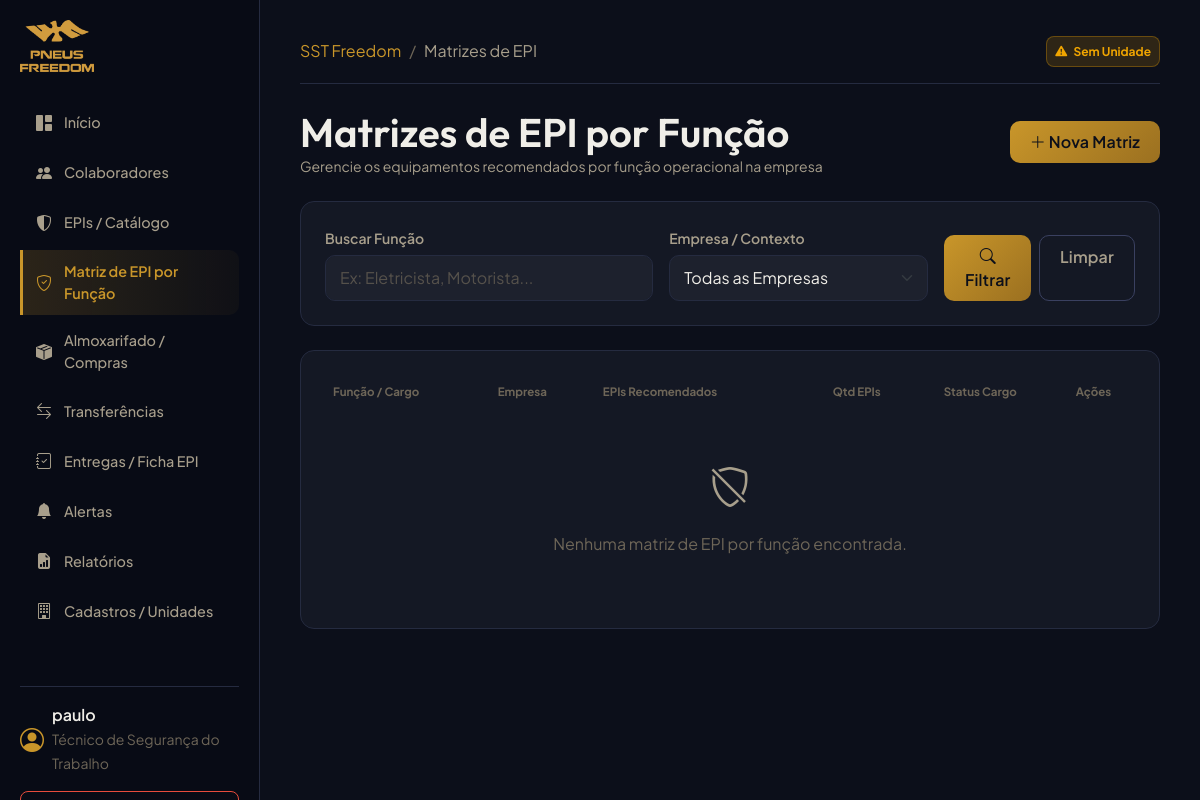
The app's page /ppe/matrices/ (signed in), older data.
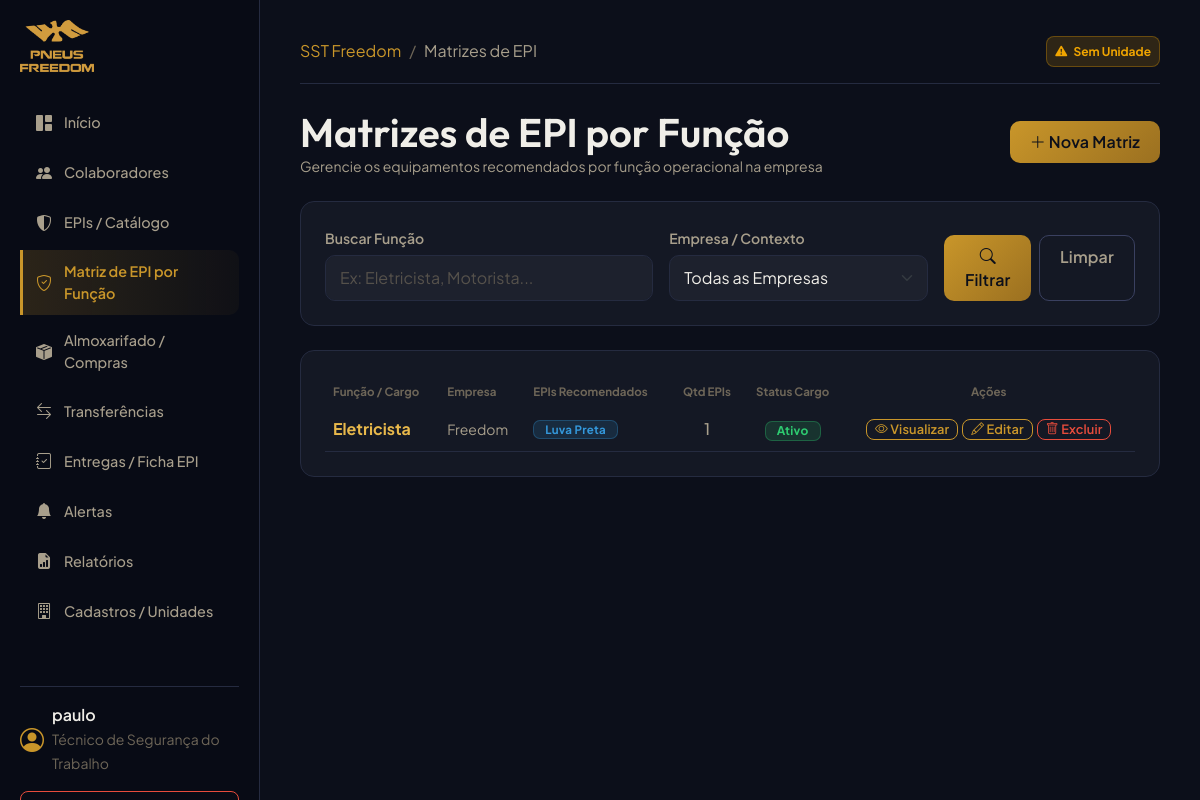
The same page, newer data.
### organizations/models.py (models this page shows, shortened)
class Function(models.Model):
    company = models.ForeignKey(Company, on_delete=models.PROTECT, related_name='functions', verbose_name="Empresa")
    nome = models.CharField(max_length=255, verbose_name="Nome da Função/Cargo")
    descricao = models.TextField(blank=True, null=True, verbose_name="Descrição")
    ativo = models.BooleanField(default=True, verbose_name="Ativo")
    class Meta:
        verbose_name = "Função/Cargo"
        verbose_name_plural = "Funções/Cargos"
        unique_together = ('company', 'nome')

class Company(models.Model):
    razao_social = models.CharField(max_length=255, verbose_name="Razão Social")
    nome_fantasia = models.CharField(max_length=255, verbose_name="Nome Fantasia")
    cnpj = models.CharField(max_length=18, unique=True, verbose_name="CNPJ")
    ativo = models.BooleanField(default=True, verbose_name="Ativo")
    class Meta:
        verbose_name = "Empresa"
        verbose_name_plural = "Empresas"

### ppe/models.py (models this page shows, shortened)
class PPEMatrix(models.Model):
    funcao = models.ForeignKey(Function, on_delete=models.CASCADE, related_name='ppe_matrix_entries', verbose_name="Função/Cargo")
    product = models.ForeignKey(Product, on_delete=models.PROTECT, verbose_name="EPI")
    variant = models.ForeignKey(ProductVariant, on_delete=models.PROTECT, blank=True, null=True, verbose_name="Variante Específica")
    obrigatorio = models.BooleanField(default=True, verbose_name="Obrigatório")
    principal = models.BooleanField(default=True, verbose_name="EPI Principal da Função")
    quantidade_padrao = models.IntegerField(default=1, verbose_name="Quantidade Padrão")
    vida_util_dias = models.IntegerField(verbose_name="Vida Útil Padrão (Dias)")
    prazo_troca_preventiva = models.IntegerField(blank=True, null=True, verbose_name="Prazo de Troca Preventiva (Dias)")
    orientacoes = models.TextField(blank=True, null=True, verbose_name="Orientações e Instruções de Uso")
    ativo = models.BooleanField(default=True, verbose_name="Ativo")
    criado_por = models.ForeignKey(settings.AUTH_USER_MODEL, on_delete=models.SET_NULL, null=True, blank=True, verbose_name="Criado por")
    criado_em = models.DateTimeField(auto_now_add=True, verbose_name="Criado em")
    class Meta:
        verbose_name = "Matriz de EPI por Função"
        verbose_name_plural = "Matrizes de EPI por Função"
        unique_together = ('funcao', 'product')

class Product(models.Model):
    TIPO_PRODUTO_CHOICES = (
        ('EPI', 'EPI'),
        ('MATERIAL_SEGURANCA', 'Material de Segurança'),
        ('MATERIAL_CONSUMO', 'Material de Consumo'),
        ('FERRAMENTA', 'Ferramenta'),
        ('UNIFORME', 'Uniforme'),
        ('OUTRO', 'Outro'),
    )
    CATEGORIA_CHOICES = (
        ('PROTECAO_CABECA', 'Proteção da Cabeça'),
        ('PROTECAO_AUDITIVA', 'Proteção Auditiva'),
        ('PROTECAO_RESPIRATORIA', 'Proteção Respiratória'),
        ('PROTECAO_OCULAR', 'Proteção Ocular e Facial'),
        ('PROTECAO_TRONCO', 'Proteção do Tronco'),
        ('PROTECAO_MEMBROS_SUP', 'Proteção dos Membros Superiores'),
        ('PROTECAO_MEMBROS_INF', 'Proteção dos Membros Inferiores'),
        ('VESTUARIO', 'Vestuário / Fardamento'),
        ('OUTRO', 'Outro'),
    )
    nome = models.CharField(max_length=255, verbose_name="Nome do Produto")
    tipo_produto = models.CharField(max_length=50, choices=TIPO_PRODUTO_CHOICES, default='EPI', verbose_name="Tipo de Produto")
    categoria = models.CharField(max_length=50, choices=CATEGORIA_CHOICES, blank=True, null=True, default='OUTRO', verbose_name="Categoria de Proteção")
    ca_numero = models.CharField(max_length=50, blank=True, null=True, verbose_name="C.A. (Certificado de Aprovação)")
    descricao = models.TextField(blank=True, null=True, verbose_name="Descrição")
    unidade_medida = models.CharField(max_length=20, default="UND", verbose_name="Unidade de Medida")
    fabricante = models.CharField(max_length=255, blank=True, null=True, verbose_name="Fabricante Padrão")
    exige_ca = models.BooleanField(default=True, verbose_name="Exige C.A. (Certificado de Aprovação)")
    controlado_individualmente = models.BooleanField(default=True, verbose_name="Controlado Individualmente")
    ativo = models.BooleanField(default=True, verbose_name="Ativo")
    class Meta:
        verbose_name = "EPI / Produto"
        verbose_name_plural = "EPIs / Produtos"

### ppe/views.py (the view)
# urls.py: path('matrices/', PPEMatrixListView.as_view(), name='matrix_list'),
class PPEMatrixListView(LoginRequiredMixin, ListView):
    model = Function
    template_name = "ppe/matrix_list.html"
    context_object_name = "functions"
    paginate_by = 10
    def get_queryset(self):
        queryset = Function.objects.filter(ppe_matrix_entries__isnull=False).distinct()
        q = self.request.GET.get('q', '').strip()
        if q:
            queryset = queryset.filter(nome__icontains=q)
        company_id = self.request.GET.get('company', '').strip()
        if company_id:
            queryset = queryset.filter(company_id=company_id)
        queryset = queryset.select_related('company').prefetch_related(
            models.Prefetch('ppe_matrix_entries', queryset=PPEMatrix.objects.all().select_related('product', 'variant'))
        ).order_by('nome')
        return queryset
    def get_context_data(self, **kwargs):
        context = super().get_context_data(**kwargs)
        from organizations.models import Company
        context['companies'] = Company.objects.filter(ativo=True).order_by('razao_social')
        context['q'] = self.request.GET.get('q', '').strip()
        context['selected_company'] = self.request.GET.get('company', '').strip()
        return context

### accounts/models.py (called while the page is built)
    def is_tecnico(self):
        return self.profile_type == self.TECNICO_SST or self.is_superuser

    def is_almoxarife(self):
        return self.profile_type == self.ALMOXARIFE or self.is_superuser

### templates/ppe/matrix_list.html (shortened to what the changed rows need)
{% extends "base.html" %}
{% block content %}
<div class="d-flex justify-content-between align-items-center mb-4">
    <div>
        <h1 class="mb-0">Matrizes de EPI por Função</h1>
    </div>
</div>
<div class="card-premium">
    <div class="table-responsive">
        <table class="table table-dark table-hover mb-0" style="--bs-table-bg: transparent; --bs-table-border-color: var(--border-default);">
            <thead>
                <tr>
                    <th class="text-muted border-0" style="font-size: 0.72rem;">Função / Cargo</th>
                    <th class="text-muted border-0" style="font-size: 0.72rem;">Empresa</th>
                    <th class="text-muted border-0" style="font-size: 0.72rem;">EPIs Recomendados</th>
                    <th class="text-muted border-0 text-center" style="font-size: 0.72rem;">Qtd EPIs</th>
                    <th class="text-muted border-0 text-center" style="font-size: 0.72rem;">Status Cargo</th>
                    <th class="text-muted border-0 text-center" style="font-size: 0.72rem;">Ações</th>
                </tr>
            </thead>
            <tbody>
                {% for func in functions %}
                <tr>
                    <td class="text-light fw-semibold align-middle">
                        <a href="{% url 'function_detail' func.id %}" class="text-link text-decoration-none fw-bold">
                            {{ func.nome }}
                        </a>
                    </td>
                    <td class="align-middle text-secondary small">
                        {{ func.company.nome_fantasia|default:func.company.razao_social }}
                    </td>
                    <td class="align-middle" style="max-width: 320px;">
                        {% for entry in func.ppe_matrix_entries.all %}
                            {% if entry.ativo %}
                            <span class="badge-premium badge-premium-info me-1 mb-1 d-inline-block py-0" style="font-size: 0.72rem;">
                                {{ entry.product.nome }}
                            </span>
                            {% else %}
                            <span class="badge-premium badge-premium-danger me-1 mb-1 d-inline-block py-0 text-decoration-line-through" style="font-size: 0.72rem; opacity: 0.45;" title="Recomendação Inativa">
                                {{ entry.product.nome }}
                            </span>
                            {% endif %}
                        {% empty %}
                        <span class="text-muted small">Sem EPIs associados</span>
                        {% endfor %}
                    </td>
                    <td class="text-center align-middle fw-medium">
                        {{ func.ppe_matrix_entries.all|length }}
                    </td>
                    <td class="text-center align-middle">
                        {% if func.ativo %}
                        <span class="badge-premium badge-premium-success py-0" style="font-size: 0.75rem;">Ativo</span>
                        {% else %}
                        <span class="badge-premium badge-premium-danger py-0" style="font-size: 0.75rem;">Inativo</span>
                        {% endif %}
                    </td>
                    <td class="text-center align-middle">
                        <div class="d-flex justify-content-center align-items-center gap-1">
                            <a href="{% url 'function_detail' func.id %}" class="btn btn-sm btn-outline-primary btn-premium py-0 px-2" title="Visualizar Detalhes">
                                <i class="bi bi-eye"></i> Visualizar
                            </a>
                            {% if request.user.is_tecnico or request.user.is_admin %}
                            <a href="{% url 'matrix_bulk_update' func.id %}" class="btn btn-sm btn-outline-primary btn-premium py-0 px-2" title="Editar Matriz">
                                <i class="bi bi-pencil"></i> Editar
                            </a>
                            <a href="{% url 'matrix_bulk_delete' func.id %}" class="btn btn-sm btn-outline-danger btn-premium py-0 px-2" title="Excluir Matriz">
                                <i class="bi bi-trash"></i> Excluir
                            </a>
                            {% endif %}
                        </div>
                    </td>
                </tr>
                {% empty %}
                <tr>
                    <td colspan="6" class="text-center text-muted border-0 py-5">
                        <i class="bi bi-shield-slash fs-1 d-block mb-3 text-secondary"></i>
                        Nenhuma matriz de EPI por função encontrada.
                    </td>
                </tr>
                {% endfor %}
            </tbody>
        </table>
    </div>
</div>
{% endblock %}

Row changes from the older to the newer data that the page shows:
now on this page (row unchanged): Function: nome "Eletricista", company.nome_fantasia "Freedom", ppe_matrix_entries.all|length "1", ativo "Ativo"
added PPEMatrix: product.nome "Luva Preta"
Text that changed along with them:
text no longer shown: "Nenhuma matriz de EPI por função encontrada."
